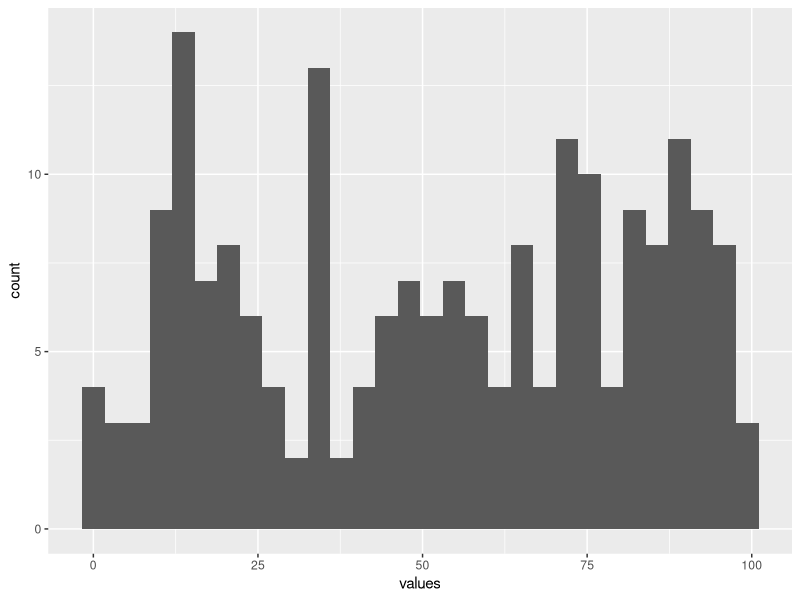
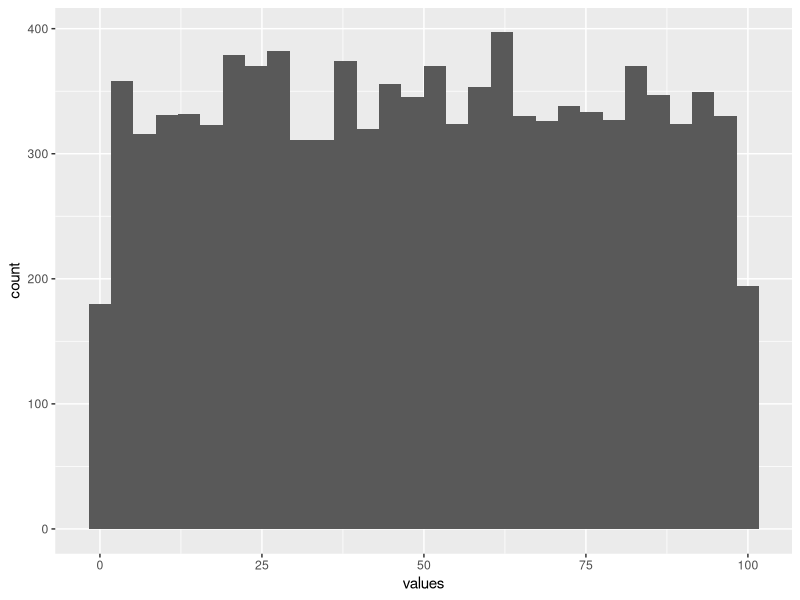

The R script that drew these images, in order:
## ---- chunk 1
#| echo: false        # hide code if this is the Answers page

rm(list = ls())
set.seed(2025)
sample_size <- 200
rdn <- runif(n = sample_size, min = 0, max = 100)
## ---- chunk 2
#| fig-width: 8       # inches
#| fig-height: 5
#| out-width: "90%"   # scales in the page
#| fig-align: center
#| echo: false        # hide code if this is the Answers page

library(ggplot2)
df_1 <- data.frame(
  values = rdn
)
ggplot(df_1, aes(x = values)) +
  geom_histogram()
## ---- chunk 3
#| fig-width: 8       # inches
#| fig-height: 5
#| out-width: "90%"   # scales in the page
#| fig-align: center
#| echo: false        # hide code if this is the Answers page

rdn_2 <- runif(n = 10000, min = 0, max = 100)
df_2 <- data.frame(
  values = rdn_2
)
ggplot(df_2, aes(x = values)) +
  geom_histogram()
